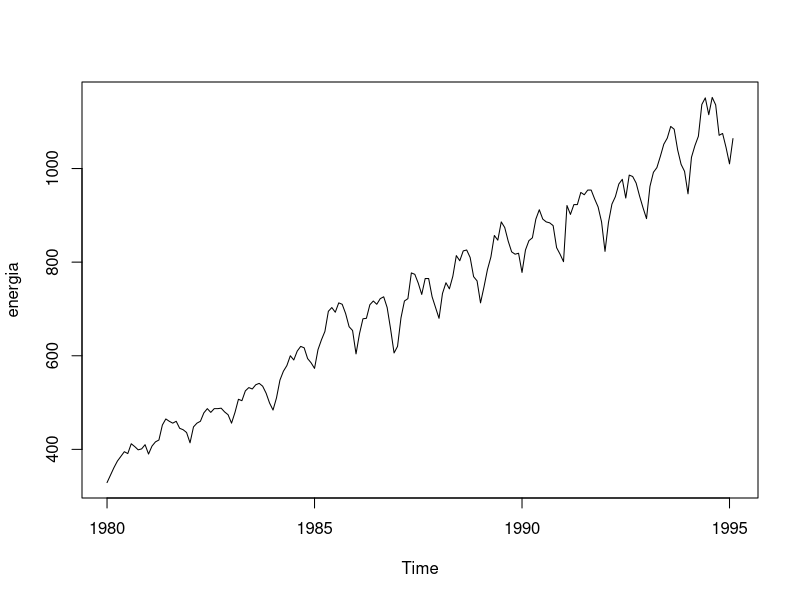
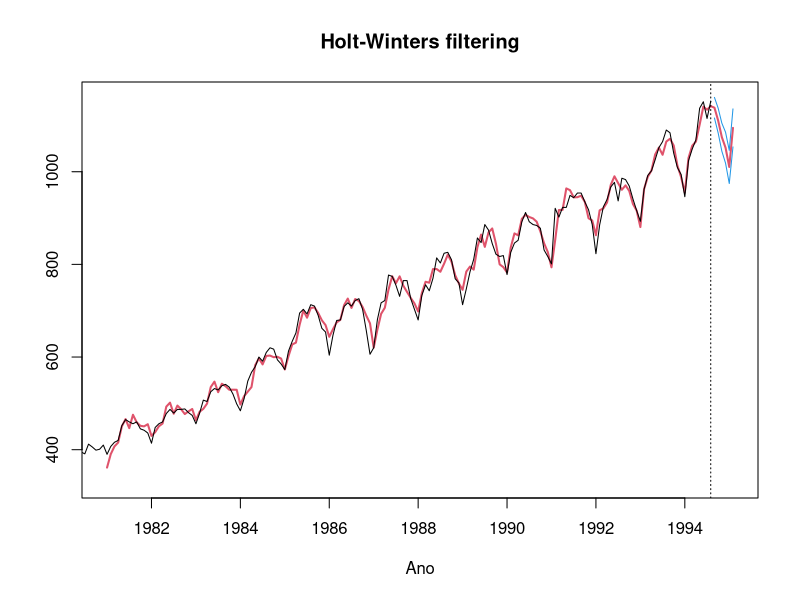

These figures' R source, in order:
## ---- chunk 1
library(tidyverse)

serie <- scan('celg.txt')
energia <- scan('celg.txt') %>% 
  ts(start=1980,frequency=12)

plot(energia)
## ---- chunk 2
#retirar as últimas 6 observações
ajuste <- energia[-c(177:182)] %>% 
  ts(start=1980,frequency=12)


ModAdi<-HoltWinters(ajuste, alpha = NULL, beta = NULL, gamma = NULL, seasonal = c("additive"))

ModAdi
## ---- chunk 3
ajuste2 <- ajuste %>% 
  ts(start=1980,frequency=12)


ModMult <- HoltWinters(ajuste2, alpha = NULL, beta = NULL, gamma = NULL, seasonal = c("multiplicative"))

ModMult

## ---- chunk 4
c(ModAdi$SSE,ModMult$SSE)
## ---- chunk 5
a <- ModMult$alpha[[1]]
b <- ModMult$beta[[1]]
g <- ModMult$gamma[[1]]

yt <- ajuste2[length(ajuste2)-1]

x <- ModMult$fit

#pegar a penúltima linha

penultima <- nrow(ModMult$fit) - 1 

linhaantep <- ModMult$fitted[penultima-1,]
linhape <- ModMult$fitted[penultima,]
linhault <-  ModMult$fitted[penultima+1,]

nivel <- a*(yt/linhape[4]) + (1-a)*(linhaantep[2]+linhaantep[3])
tend <- b*(yt-linhaantep[2]) + (1-b)* linhaantep[3] 
sas <- g*(yt/linhaantep[2]) + (1-g)*linhape[4]

cat("Nível = ", nivel, 
    "\nTendência = ", tend,
    "\nSazonalidade =", sas)

## ---- chunk 6

previsao = predict(ModMult, n.ahead=6, prediction.interval = TRUE, level = 0.95, interval="prediction") 

h <- 6
n=length(serie)-h

serie_pre <- serie[(n+1):(n+h)] 
previsao


## ---- chunk 7
plot(ModMult, previsao, lwd=2, col="black", xlab="Ano", ylab=NA)
